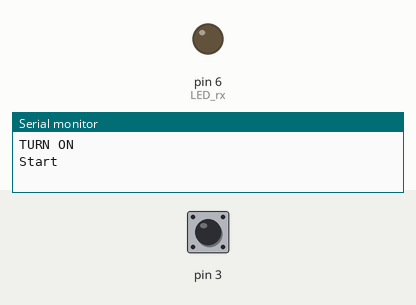
Recording of a program running on a simulated Arduino Uno, built with avr-gcc and run on an emulated ATmega328P. Shown: output pins drawn as LEDs (lit = HIGH), the last lines printed to the serial monitor. The test bench sets the inputs (shaded band); at power-on: pin 3 HIGH. Storage starts empty.

Above: at 1.2 s.
1.3 s: pin 3 pulsed LOW 2 times (0.12 s each, 0.3 s apart)
At 2.4 s:
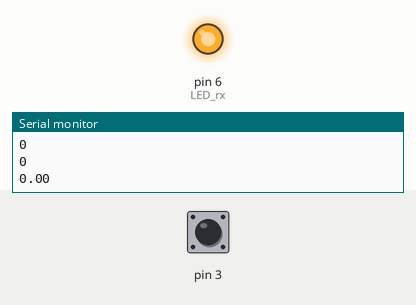
3.4 s: pin 3 driven LOW
At 4.5 s:
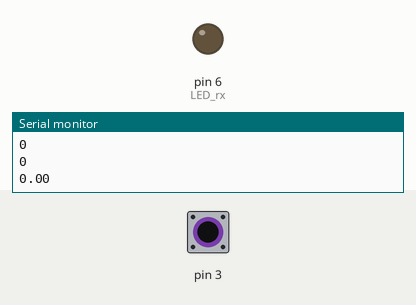
4.9 s: pin 3 driven HIGH
At 5.3 s:
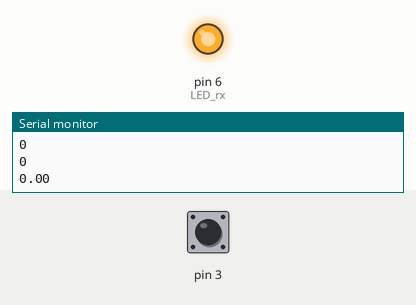
Timing chart, 0 to 7.9 s (numbered marks = the images above; inputs shaded):
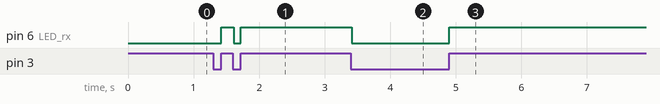

The program:

main.cpp
```cpp
#include <Arduino.h>
#include <SPI.h>
#include <SD.h>
#define LED_rx 6
unsigned long previousMillis = 0;
int i, good, timeMil;
int k = 0;
uint16_t data_in =0;
File myfile;

void printTime(){
  unsigned long currentmillis = millis();
  timeMil = currentmillis - previousMillis;
  myfile.print(" ");
  myfile.print(timeMil);
  myfile.print(" ");
  previousMillis = currentmillis;
}

void data_incoming(){

    digitalWrite(LED_rx,HIGH);
    for(i=0; i<50; i++){
      delayMicroseconds(20);
      good=1;
      if(digitalRead(3)==LOW){
      good=0;
      i=50;
      }
    }//for

    if(good==1){
    detachInterrupt(1);
    while(1){
      if(digitalRead(3)==LOW){
        delayMicroseconds(750);

        for(i=0; i<9; i++){
          if(digitalRead(3)==HIGH){
          bitWrite(data_in, i, 1);
          myfile.print("1");
          }
          else{
          bitWrite(data_in, i, 0);
          myfile.print("0");
          }
          delayMicroseconds(1000);
        }
        //for
        // if(data_in=='}'){
        //   Serial.println("");
        //   myfile.println("");
        // }
        // else{
        //   printTime();
        //   Serial.print(data_in);
        //   Serial.print(".");
        //   myfile.print(data_in);
        //   myfile.print(".");
        // }
        // bitWrite(data_in,11,1);

        if(data_in>512){
          data_in=512;
        }
        Serial.println(data_in);
        Serial.println(data_in,BIN);
        float temp = (float)data_in/10;
        printTime();
        myfile.print(temp);
        myfile.print(" ");
        myfile.println(data_in);
        Serial.println(temp);
        k++;
       break;//secondtwhile
      }//low kickoff

    }//second while

    }//good check
  digitalWrite(LED_rx,LOW);
  if(k == 100){
    myfile.println("Stop");
    myfile.close();
    while(1){
      digitalWrite(LED_rx,HIGH);
    }
  }
  attachInterrupt(1,data_incoming,RISING);


}//routine

void setup() {
  start:
  Serial.begin(115200);
  Serial.println("TURN ON");
  pinMode(LED_rx,OUTPUT);
  pinMode(7, INPUT_PULLUP);
  digitalWrite(LED_rx,LOW);
  if (!SD.begin(10)){
    Serial.println("SD FAIL");
    goto start;
  }
  myfile = SD.open("UJICOBA.txt",FILE_WRITE);
  myfile.println("START");
  Serial.println("Start");
  attachInterrupt(1,data_incoming,RISING);
  pinMode(3, INPUT);
}

void loop() {

}
```

Measured:
- after the input at 1.3 s, pin 6 (LED_rx): LOW → HIGH after 0.12 s, → LOW 0.19 s later, → HIGH 0.11 s later
- after the input at 3.4 s, pin 6 (LED_rx): HIGH → LOW at once
- after the input at 4.9 s, pin 6 (LED_rx): LOW → HIGH at once
